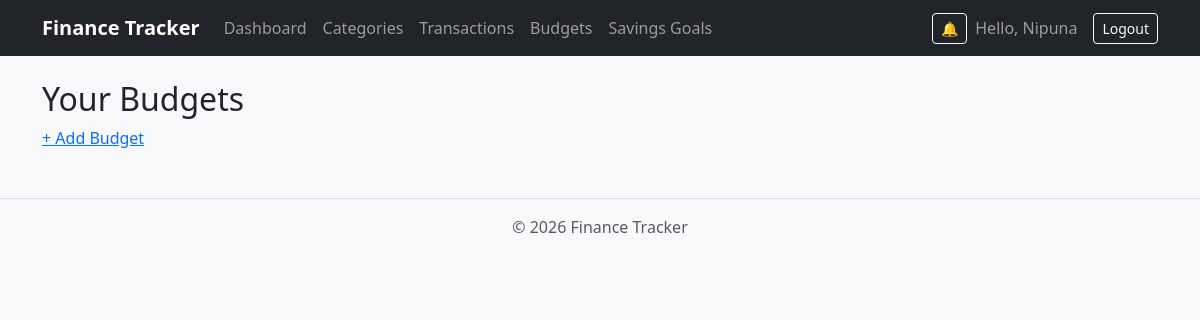
The app's page /budgets/ (signed in), older data.
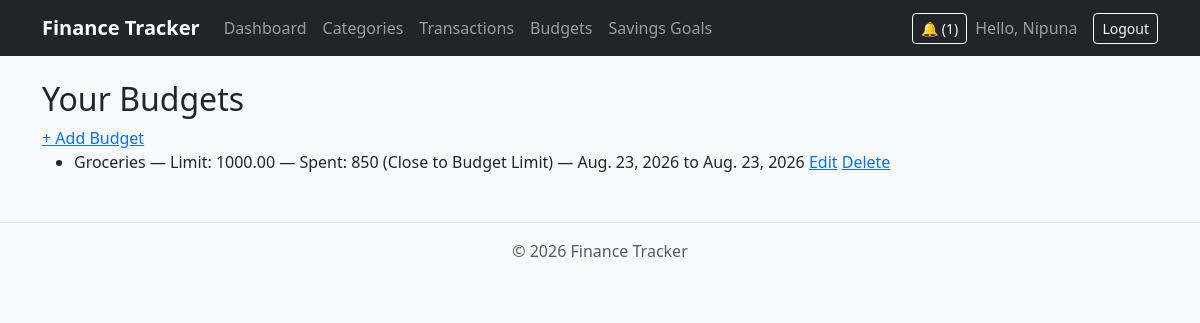
The same page, newer data.
### tracker/models.py (models this page shows, shortened)
class Budget(models.Model):
    user = models.ForeignKey(User, on_delete=models.CASCADE)
    category = models.ForeignKey(Category, on_delete=models.CASCADE)
    limit_amount = models.DecimalField(max_digits=10, decimal_places=2)
    start_date = models.DateField()
    end_date = models.DateField()
    notified_80 = models.BooleanField(default=False)
    notified_100 = models.BooleanField(default=False)
    class Meta:
        unique_together = ("user", "category", "start_date", "end_date")
    def get_total_spent(self):
        total_spent = Transaction.objects.filter(
            user=self.user,
            category=self.category,
            transaction_type='expense',
            date__range=(self.start_date, self.end_date)
        ).aggregate(total=models.Sum('amount'))['total'] or 0
        return total_spent
    def percent_used(self):
        if self.limit_amount > 0:
            return (Decimal(self.get_total_spent()) / Decimal(self.limit_amount)) * 100
        return Decimal('0')
    def is_over_budget(self):
        return self.get_total_spent() > self.limit_amount
    def get_budget_status(self):
        if self.is_over_budget():
            return "Over Budget"
        elif self.percent_used() > 80:
            return "Close to Budget Limit"
        else:
            return "Within Budget"

class Category(models.Model):
    CATEGORY_TYPES = [
        ('income', 'Income'),
        ('expense', 'Expense'),
    ]
    class Meta:
        verbose_name_plural = "Categories"
    user = models.ForeignKey(User, on_delete=models.CASCADE)
    name = models.CharField(max_length=100)
    category_type = models.CharField(max_length=20, choices=CATEGORY_TYPES)

### tracker/views.py (the view)
# urls.py: path('budgets/', views.budget_list, name='budget_list'),
@login_required
def budget_list(request):
    budgets = Budget.objects.filter(user=request.user)
    return render(request, 'tracker/budget_list.html', {'budgets': budgets})

### tracker/context_processors.py (called while the page is built)
def unread_notifications(request):
    if request.user.is_authenticated:
        return {'unread_count': Notification.objects.filter(user=request.user, is_read=False).count()}
    return {}

### tracker/templates/tracker/budget_list.html (shortened to what this page needs)
{% extends "tracker/base.html" %}
{% block content %}
<h2>Your Budgets</h2>
<a href="{% url 'budget_create' %}">+ Add Budget</a>
<ul>
    {% for budget in budgets %}
        <li>
            {{ budget.category.name }} — Limit: {{ budget.limit_amount }} —
            Spent: {{ budget.get_total_spent }} ({{ budget.get_budget_status }}) —
            {{ budget.start_date }} to {{ budget.end_date }}
            <a href="{% url 'budget_update' budget.pk %}">Edit</a>
            <a href="{% url 'budget_delete' budget.pk %}">Delete</a>
        </li>
    {% endfor %}
</ul>
{% endblock %}

### tracker/templates/tracker/base.html (shortened to what this page needs)
{% load static %}
<!DOCTYPE html>
<html lang="en">
<head>
    <link href="https://cdn.jsdelivr.net/npm/bootstrap@5.3.8/dist/css/bootstrap.min.css" rel="stylesheet">
    <link rel="stylesheet" href="{% static 'tracker/css/custom.css' %}">
</head>
<body>
    <nav class="navbar navbar-expand-lg navbar-dark bg-dark">
        <div class="container">
            <a class="navbar-brand" href="{% url 'dashboard' %}">Finance Tracker</a>
            <div class="collapse navbar-collapse" id="navbarNav">
                {% if user.is_authenticated %}
                <ul class="navbar-nav me-auto">
                    <li class="nav-item"><a class="nav-link" href="{% url 'dashboard' %}">Dashboard</a></li>
                    <li class="nav-item"><a class="nav-link" href="{% url 'category_list' %}">Categories</a></li>
                    <li class="nav-item"><a class="nav-link" href="{% url 'transaction_list' %}">Transactions</a></li>
                    <li class="nav-item"><a class="nav-link" href="{% url 'budget_list' %}">Budgets</a></li>
                    <li class="nav-item"><a class="nav-link" href="{% url 'savingsgoal_list' %}">Savings Goals</a></li>
                </ul>
                <a href="{% url 'notification_list' %}" class="btn btn-outline-light btn-sm me-2">
                    🔔 {% if unread_count %}({{ unread_count }}){% endif %}
                </a>
                <span class="navbar-text me-3">Hello, {{ user.username }}</span>
                <form method="post" action="{% url 'logout' %}" class="d-flex">
                    <button type="submit" class="btn btn-outline-light btn-sm">Logout</button>
                </form>
                {% else %}
                <a href="{% url 'login' %}" class="btn btn-outline-light ms-auto">Login</a>
                <a href="{% url 'register' %}" class="btn btn-light">Register</a>
                {% endif %}
            </div>
        </div>
    </nav>
    <main class="container my-4">
        {% block content %}
        {% endblock %}
    </main>
    <footer class="text-center text-muted py-3 mt-5 border-top">
        <p>&copy; 2026 Finance Tracker</p>
    </footer>
</body>
</html>

Row changes from the older to the newer data that the page shows:
added Budget: category.name "Groceries", limit_amount "1000.00", get_total_spent "850", get_budget_status "Close to Budget Limit", start_date "Aug. 23, 2026", end_date "Aug. 23, 2026"
Text that changed along with them:
{{ unread_count }}: (not shown) → "1"
